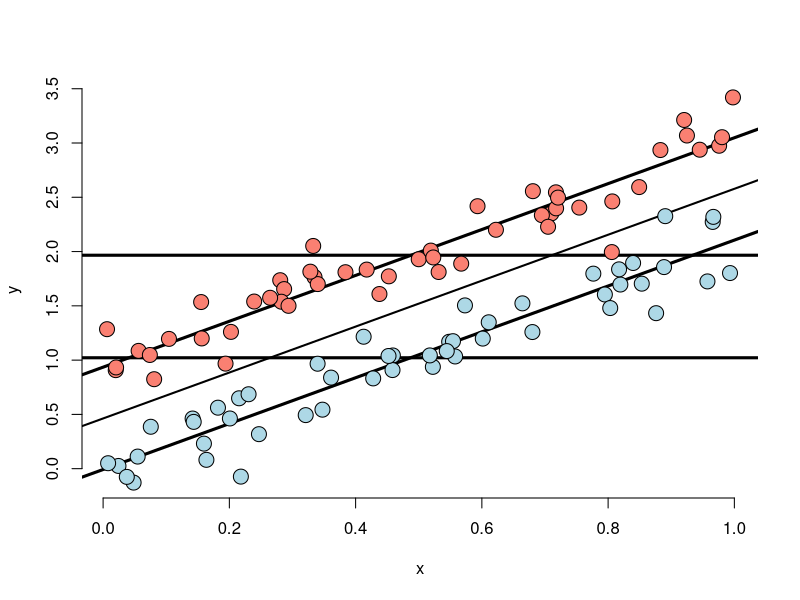
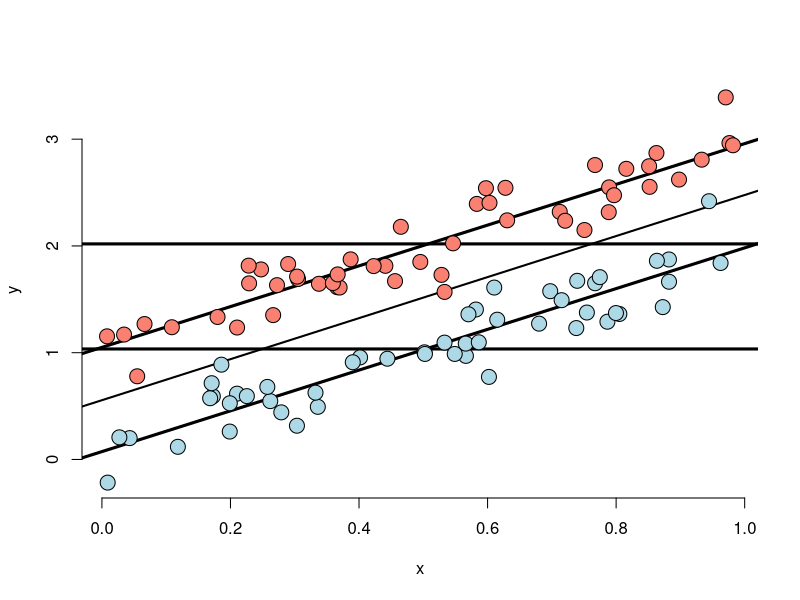
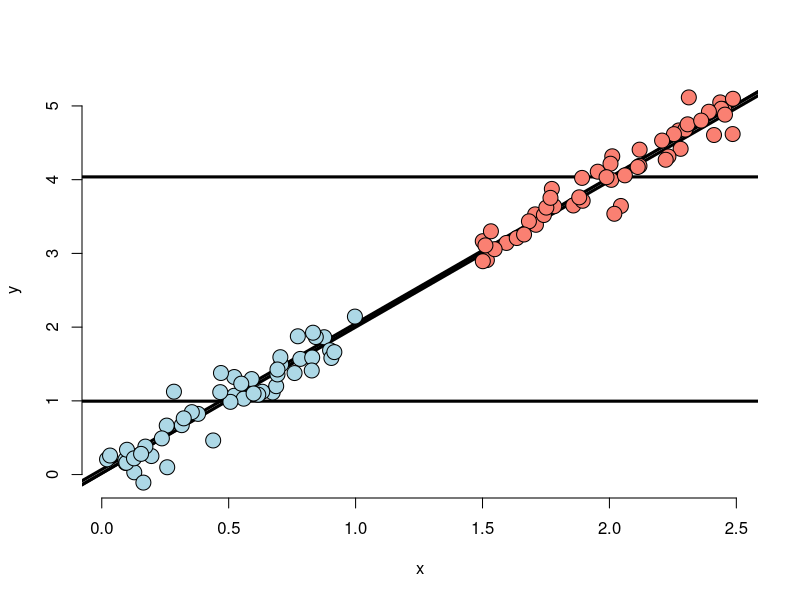
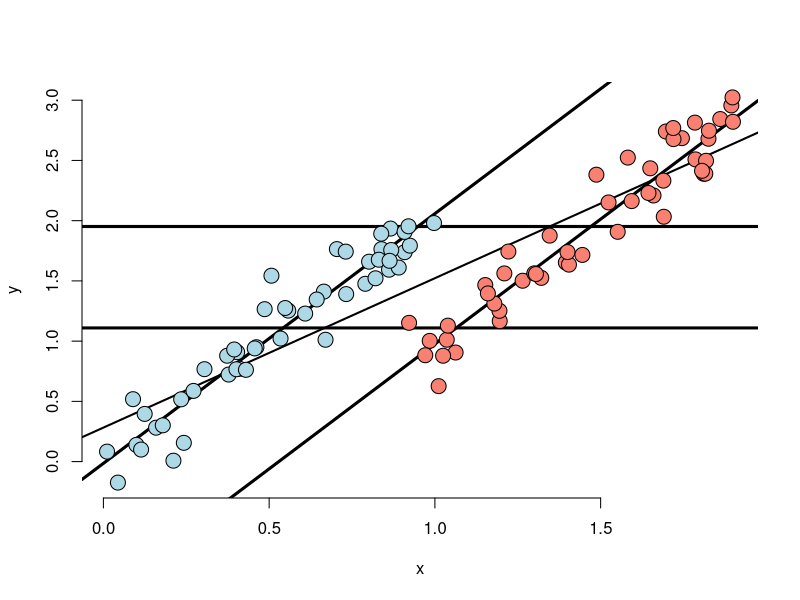
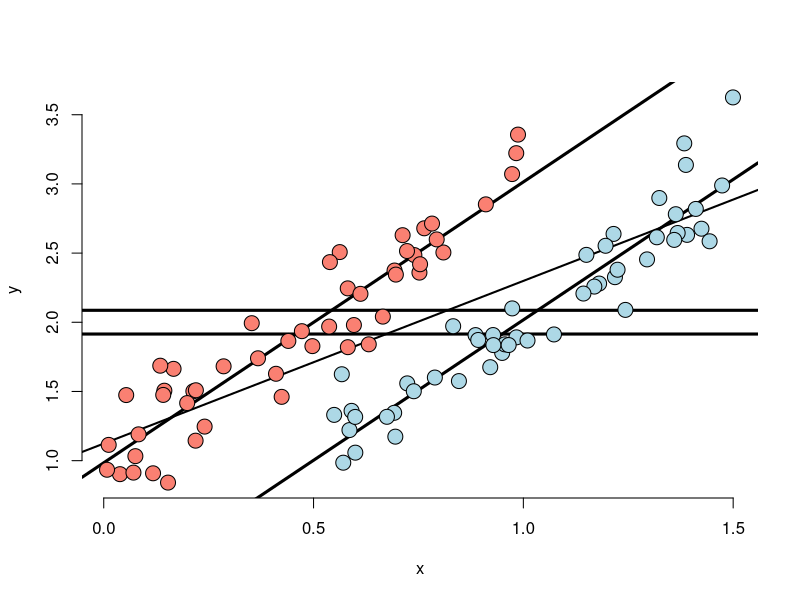

The R script that drew these images, in order:
setwd("C:\\Users\\Ivan.Liuyanfeng\\Desktop\\Data_Mining_Work_Space\\Data-Science-Regression-Models")
n <- 100; t <- rep(c(0, 1), c(n/2, n/2)); x <- c(runif(n/2), runif(n/2));
beta0 <- 0; beta1 <- 2; tau <- 1; sigma <- .2
y <- beta0 + x * beta1 + t * tau + rnorm(n, sd = sigma)
png("mulvar1.png")
plot(x, y, type = "n", frame = FALSE)
abline(lm(y ~ x), lwd = 2)
abline(h = mean(y[1 : (n/2)]), lwd = 3)
abline(h = mean(y[(n/2 + 1) : n]), lwd = 3)
fit <- lm(y ~ x + t)
abline(coef(fit)[1], coef(fit)[2], lwd = 3)
abline(coef(fit)[1] + coef(fit)[3], coef(fit)[2], lwd = 3)
points(x[1 : (n/2)], y[1 : (n/2)], pch = 21, col = "black", bg = "lightblue", cex = 2)
points(x[(n/2 + 1) : n], y[(n/2 + 1) : n], pch = 21, col = "black", bg = "salmon", cex = 2)
dev.off()

n <- 100; t <- rep(c(0, 1), c(n/2, n/2)); x <- c(runif(n/2), runif(n/2)); 
beta0 <- 0; beta1 <- 2; tau <- 1; sigma <- .2
y <- beta0 + x * beta1 + t * tau + rnorm(n, sd = sigma)
plot(x, y, type = "n", frame = FALSE)
abline(lm(y ~ x), lwd = 2)
abline(h = mean(y[1 : (n/2)]), lwd = 3)
abline(h = mean(y[(n/2 + 1) : n]), lwd = 3)
fit <- lm(y ~ x + t)
abline(coef(fit)[1], coef(fit)[2], lwd = 3)
abline(coef(fit)[1] + coef(fit)[3], coef(fit)[2], lwd = 3)
points(x[1 : (n/2)], y[1 : (n/2)], pch = 21, col = "black", bg = "lightblue", cex = 2)
points(x[(n/2 + 1) : n], y[(n/2 + 1) : n], pch = 21, col = "black", bg = "salmon", cex = 2)

n <- 100; t <- rep(c(0, 1), c(n/2, n/2)); x <- c(runif(n/2), 1.5 + runif(n/2)); 
beta0 <- 0; beta1 <- 2; tau <- 0; sigma <- .2
y <- beta0 + x * beta1 + t * tau + rnorm(n, sd = sigma)
png("mulvar2.png")
plot(x, y, type = "n", frame = FALSE)
abline(lm(y ~ x), lwd = 2)
abline(h = mean(y[1 : (n/2)]), lwd = 3)
abline(h = mean(y[(n/2 + 1) : n]), lwd = 3)
fit <- lm(y ~ x + t)
abline(coef(fit)[1], coef(fit)[2], lwd = 3)
abline(coef(fit)[1] + coef(fit)[3], coef(fit)[2], lwd = 3)
points(x[1 : (n/2)], y[1 : (n/2)], pch = 21, col = "black", bg = "lightblue", cex = 2)
points(x[(n/2 + 1) : n], y[(n/2 + 1) : n], pch = 21, col = "black", bg = "salmon", cex = 2)
dev.off()

n <- 100; t <- rep(c(0, 1), c(n/2, n/2)); x <- c(runif(n/2), .9 + runif(n/2)); 
beta0 <- 0; beta1 <- 2; tau <- -1; sigma <- .2
y <- beta0 + x * beta1 + t * tau + rnorm(n, sd = sigma)
png("mulvar3.png")
plot(x, y, type = "n", frame = FALSE)
abline(lm(y ~ x), lwd = 2)
abline(h = mean(y[1 : (n/2)]), lwd = 3)
abline(h = mean(y[(n/2 + 1) : n]), lwd = 3)
fit <- lm(y ~ x + t)
abline(coef(fit)[1], coef(fit)[2], lwd = 3)
abline(coef(fit)[1] + coef(fit)[3], coef(fit)[2], lwd = 3)
points(x[1 : (n/2)], y[1 : (n/2)], pch = 21, col = "black", bg = "lightblue", cex = 2)
points(x[(n/2 + 1) : n], y[(n/2 + 1) : n], pch = 21, col = "black", bg = "salmon", cex = 2)
dev.off()

n <- 100; t <- rep(c(0, 1), c(n/2, n/2)); x <- c(.5 + runif(n/2), runif(n/2)); 
beta0 <- 0; beta1 <- 2; tau <- 1; sigma <- .2
y <- beta0 + x * beta1 + t * tau + rnorm(n, sd = sigma)
png("mulvar4.png")
plot(x, y, type = "n", frame = FALSE)
abline(lm(y ~ x), lwd = 2)
abline(h = mean(y[1 : (n/2)]), lwd = 3)
abline(h = mean(y[(n/2 + 1) : n]), lwd = 3)
fit <- lm(y ~ x + t)
abline(coef(fit)[1], coef(fit)[2], lwd = 3)
abline(coef(fit)[1] + coef(fit)[3], coef(fit)[2], lwd = 3)
points(x[1 : (n/2)], y[1 : (n/2)], pch = 21, col = "black", bg = "lightblue", cex = 2)
points(x[(n/2 + 1) : n], y[(n/2 + 1) : n], pch = 21, col = "black", bg = "salmon", cex = 2)
dev.off()

